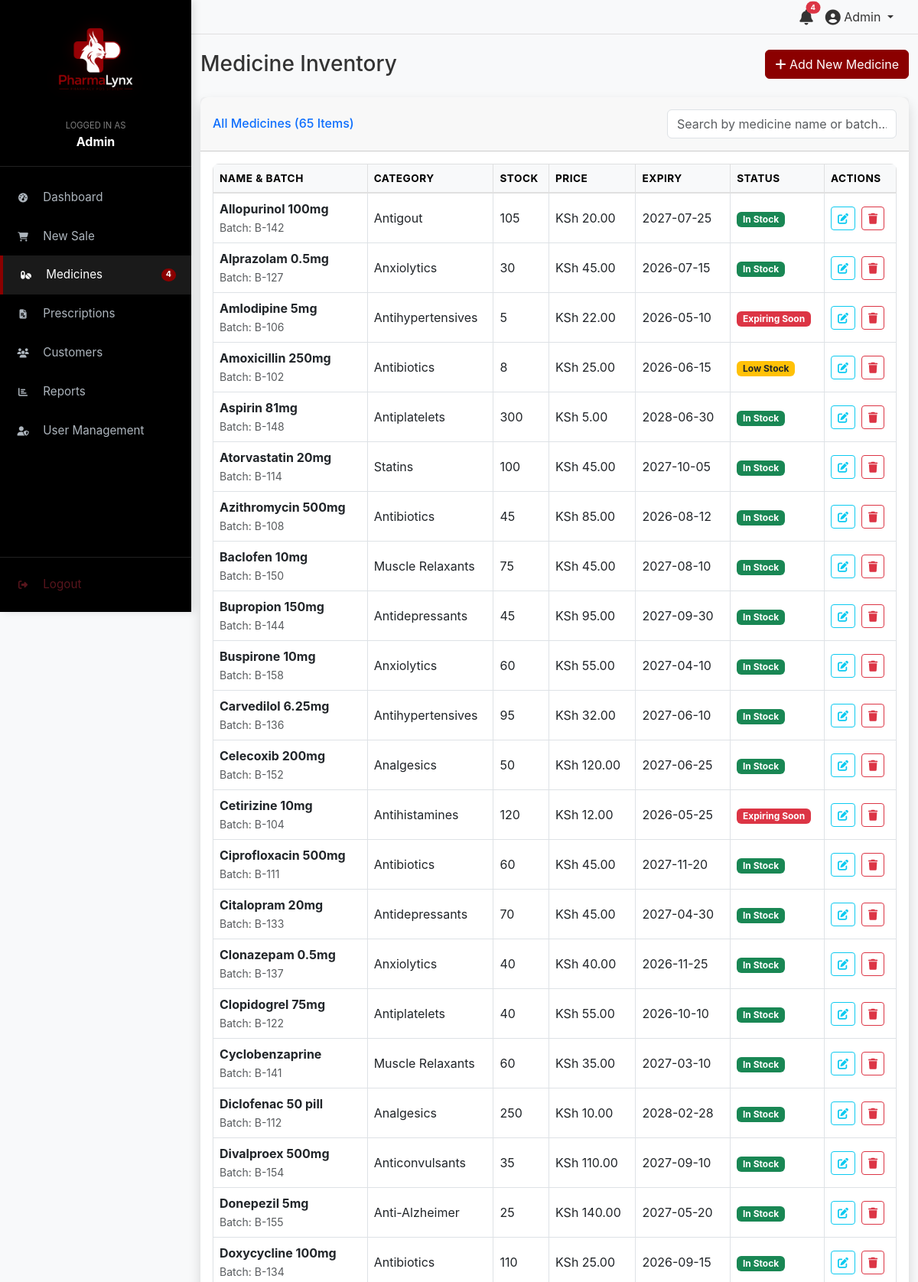
The app's page /pages/medicines.php (signed in, upper part) with its own data.
### tables this page shows
CREATE TABLE `medicines` (
  `id` int(11) NOT NULL AUTO_INCREMENT,
  `name` varchar(100) NOT NULL,
  `category` varchar(50) DEFAULT NULL,
  `batch_no` varchar(50) DEFAULT NULL,
  `quantity` int(11) NOT NULL DEFAULT 0,
  `buying_price` decimal(10,2) NOT NULL,
  `selling_price` decimal(10,2) NOT NULL,
  `expiry_date` date NOT NULL,
  `created_at` timestamp NOT NULL DEFAULT current_timestamp(),
  PRIMARY KEY (`id`)
);

### config/db.php (called while the page is built, shortened)
<?php
if (!function_exists('formatKSh')) {
    function formatKSh($amount) {
        return "KSh " . number_format((float)$amount, 2);
    }
}
?>

### pages/medicines.php (the view, shortened to what this page needs)
<?php
require_once '../config/db.php';
include '../includes/header.php';
include '../includes/sidebar.php';
$medicines = [];
try {
    $stmt = $conn->query("SELECT * FROM medicines ORDER BY name ASC");
    $medicines = $stmt->fetchAll();
} catch (PDOException $e) {}
function getRowClass($med) {
    $today = new DateTime();
    $expiry = new DateTime($med['expiry_date']);
    $diff = $today->diff($expiry);
    $days = $diff->days * ($diff->invert ? -1 : 1);
    if ($days < 0) return 'row-expired';
    if ($days <= 30) return 'row-expiring';
    if ($med['quantity'] < 10) return 'row-low-stock';
    return '';
}
function getStatusBadge($med) {
    $today = new DateTime();
    $expiry = new DateTime($med['expiry_date']);
    $diff = $today->diff($expiry);
    $days = $diff->days * ($diff->invert ? -1 : 1);
    if ($days < 0) return '<span class="badge bg-dark">Expired</span>';
    if ($days <= 30) return '<span class="badge bg-danger">Expiring Soon</span>';
    if ($med['quantity'] < 10) return '<span class="badge bg-warning text-dark">Low Stock</span>';
    return '<span class="badge bg-success">In Stock</span>';
}
?>
<div class="container-fluid">
    <div class="d-sm-flex align-items-center justify-content-between mb-4">
        <h1 class="h3 mb-0 text-gray-800">Medicine Inventory</h1>
        <button class="btn btn-primary mt-2 mt-sm-0" data-bs-toggle="modal" data-bs-target="#addMedicineModal">
            <i class="fas fa-plus"></i> Add New Medicine
        </button>
    </div>
    <div class="card shadow mb-4">
        <div class="card-header py-3 d-flex justify-content-between align-items-center">
            <h6 class="m-0 font-weight-bold text-primary">All Medicines (<?php echo count($medicines); ?> Items)</h6>
            <input type="text" id="medicineSearch" class="form-control" placeholder="Search by medicine name or batch..." style="max-width: 300px;">
        </div>
        <div class="card-body p-0 p-sm-3">
            <div class="table-responsive">
                <table class="table table-hover table-bordered align-middle mb-0" id="medicineTable">
                    <thead class="table-light">
                        <tr>
                            <th>Name & Batch</th>
                            <th>Category</th>
                            <th>Stock</th>
                            <th>Price</th>
                            <th>Expiry</th>
                            <th>Status</th>
                            <th>Actions</th>
                        </tr>
                    </thead>
                    <tbody>
                        <?php if (empty($medicines)): ?>
                            <tr><td colspan="7" class="text-center py-4 text-muted">No medicines found.</td></tr>
                        <?php else: ?>
                            <?php foreach ($medicines as $med): ?>
                            <tr class="<?php echo getRowClass($med); ?>">
                                <td>
                                    <div class="fw-bold text-wrap" style="min-width: 150px;"><?php echo $med['name']; ?></div>
                                    <small class="text-muted">Batch: <?php echo $med['batch_no']; ?></small>
                                </td>
                                <td><?php echo $med['category']; ?></td>
                                <td><?php echo $med['quantity']; ?></td>
                                <td><?php echo formatKSh($med['selling_price']); ?></td>
                                <td><?php echo $med['expiry_date']; ?></td>
                                <td><?php echo getStatusBadge($med); ?></td>
                                <td>
                                    <div class="d-flex gap-2 align-items-center">
                                        <button class="btn btn-outline-info btn-sm edit-btn"
                                                data-id="<?php echo $med['id']; ?>"
                                                data-name="<?php echo $med['name']; ?>"
                                                data-category="<?php echo $med['category']; ?>"
                                                data-batch="<?php echo $med['batch_no']; ?>"
                                                data-quantity="<?php echo $med['quantity']; ?>"
                                                data-buying="<?php echo $med['buying_price']; ?>"
                                                data-selling="<?php echo $med['selling_price']; ?>"
                                                data-expiry="<?php echo $med['expiry_date']; ?>"
                                                data-bs-toggle="modal" data-bs-target="#editMedicineModal">
                                            <i class="fas fa-edit"></i>
                                        </button>
                                        <form action="" method="POST" class="d-inline" onsubmit="return confirm('Are you sure?');">
                                            <button type="submit" name="delete_medicine" class="btn btn-outline-danger btn-sm"><i class="fas fa-trash"></i></button>
                                        </form>
                                    </div>
                                </td>
                            </tr>
                            <?php endforeach; ?>
                        <?php endif; ?>
                    </tbody>
                </table>
            </div>
        </div>
    </div>
</div>
<?php include '../includes/footer.php'; ?>

### assets/css/style.css (style rules this page uses)
:root { --sidebar-bg: #000000; --sidebar-active: #ffffff; --accent-red: #8b0000; --accent-red-hover: #a50000; --main-bg: #f8f9fa; --text-dark: #333333; --text-light: #ffffff; --border-color: #e0e0e0; --transition-speed: 0.3s; }
body { font-family: 'Inter', 'Segoe UI', system-ui, -apple-system, sans-serif; background-color: var(--main-bg); color: var(--text-dark); margin: 0; overflow-x: hidden; padding-top: env(safe-area-inset-top); -webkit-font-smoothing: antialiased; -moz-osx-font-smoothing: grayscale; }
.btn-primary, .btn-danger, .btn-login { background-color: var(--accent-red) !important; border-color: var(--accent-red) !important; color: #fff !important; }
.table-responsive { border-radius: 8px; background: #fff; -webkit-box-shadow: 0 2px 4px rgba(0,0,0,0.02); box-shadow: 0 2px 4px rgba(0,0,0,0.02); overflow-x: auto; -webkit-overflow-scrolling: touch; -ms-overflow-style: -ms-autohiding-scrollbar; }
.table thead th { background-color: #f8f9fa; border-bottom: 2px solid var(--border-color); font-size: 0.85em; text-transform: uppercase; letter-spacing: 0.5px; white-space: nowrap; }
.table td { white-space: nowrap; }
.card { border: none; border-radius: 10px; box-shadow: 0 4px 12px rgba(0,0,0,0.05); margin-bottom: 20px; }
.row-low-stock { background-color: rgba(139, 0, 0, 0.03) !important; }
.row-expiring { background-color: rgba(253, 126, 20, 0.03) !important; }

### records on screen
medicines: name "Allopurinol 100mg", batch_no "B-142", category "Antigout", quantity "105", selling_price "KSh 20.00", expiry_date "2027-07-25"
medicines: name "Alprazolam 0.5mg", batch_no "B-127", category "Anxiolytics", quantity "30", selling_price "KSh 45.00", expiry_date "2026-07-15"
medicines: name "Amlodipine 5mg", batch_no "B-106", category "Antihypertensives", quantity "5", selling_price "KSh 22.00", expiry_date "2026-05-10", shows "Expiring Soon"
medicines: name "Amoxicillin 250mg", batch_no "B-102", category "Antibiotics", quantity "8", selling_price "KSh 25.00", expiry_date "2026-06-15", shows "Low Stock"
medicines: name "Aspirin 81mg", batch_no "B-148", category "Antiplatelets", quantity "300", selling_price "KSh 5.00", expiry_date "2028-06-30"
medicines: name "Atorvastatin 20mg", batch_no "B-114", category "Statins", quantity "100", selling_price "KSh 45.00", expiry_date "2027-10-05"
medicines: name "Azithromycin 500mg", batch_no "B-108", category "Antibiotics", quantity "45", selling_price "KSh 85.00", expiry_date "2026-08-12"
medicines: name "Baclofen 10mg", batch_no "B-150", category "Muscle Relaxants", quantity "75", selling_price "KSh 45.00", expiry_date "2027-08-10"
medicines: name "Bupropion 150mg", batch_no "B-144", category "Antidepressants", quantity "45", selling_price "KSh 95.00", expiry_date "2027-09-30"
medicines: name "Buspirone 10mg", batch_no "B-158", category "Anxiolytics", quantity "60", selling_price "KSh 55.00", expiry_date "2027-04-10"
medicines: name "Carvedilol 6.25mg", batch_no "B-136", category "Antihypertensives", quantity "95", selling_price "KSh 32.00", expiry_date "2027-06-10"
medicines: name "Celecoxib 200mg", batch_no "B-152", category "Analgesics", quantity "50", selling_price "KSh 120.00", expiry_date "2027-06-25"
medicines: name "Cetirizine 10mg", batch_no "B-104", category "Antihistamines", quantity "120", selling_price "KSh 12.00", expiry_date "2026-05-25", shows "Expiring Soon"
medicines: name "Ciprofloxacin 500mg", batch_no "B-111", category "Antibiotics", quantity "60", selling_price "KSh 45.00", expiry_date "2027-11-20"
medicines: name "Citalopram 20mg", batch_no "B-133", category "Antidepressants", quantity "70", selling_price "KSh 45.00", expiry_date "2027-04-30"
medicines: name "Clonazepam 0.5mg", batch_no "B-137", category "Anxiolytics", quantity "40", selling_price "KSh 40.00", expiry_date "2026-11-25"
medicines: name "Clopidogrel 75mg", batch_no "B-122", category "Antiplatelets", quantity "40", selling_price "KSh 55.00", expiry_date "2026-10-10"
medicines: name "Cyclobenzaprine", batch_no "B-141", category "Muscle Relaxants", quantity "60", selling_price "KSh 35.00", expiry_date "2027-03-10"
medicines: name "Diclofenac 50 pill", batch_no "B-112", category "Analgesics", quantity "250", selling_price "KSh 10.00", expiry_date "2028-02-28"
medicines: name "Divalproex 500mg", batch_no "B-154", category "Anticonvulsants", quantity "35", selling_price "KSh 110.00", expiry_date "2027-09-10"
medicines: name "Donepezil 5mg", batch_no "B-155", category "Anti-Alzheimer", quantity "25", selling_price "KSh 140.00", expiry_date "2027-05-20"
medicines: name "Doxycycline 100mg", batch_no "B-134", category "Antibiotics", quantity "110", selling_price "KSh 25.00", expiry_date "2026-09-15"

### other values on screen
$user_role "Admin"
$total_alerts "4"
count($medicines) "65"
